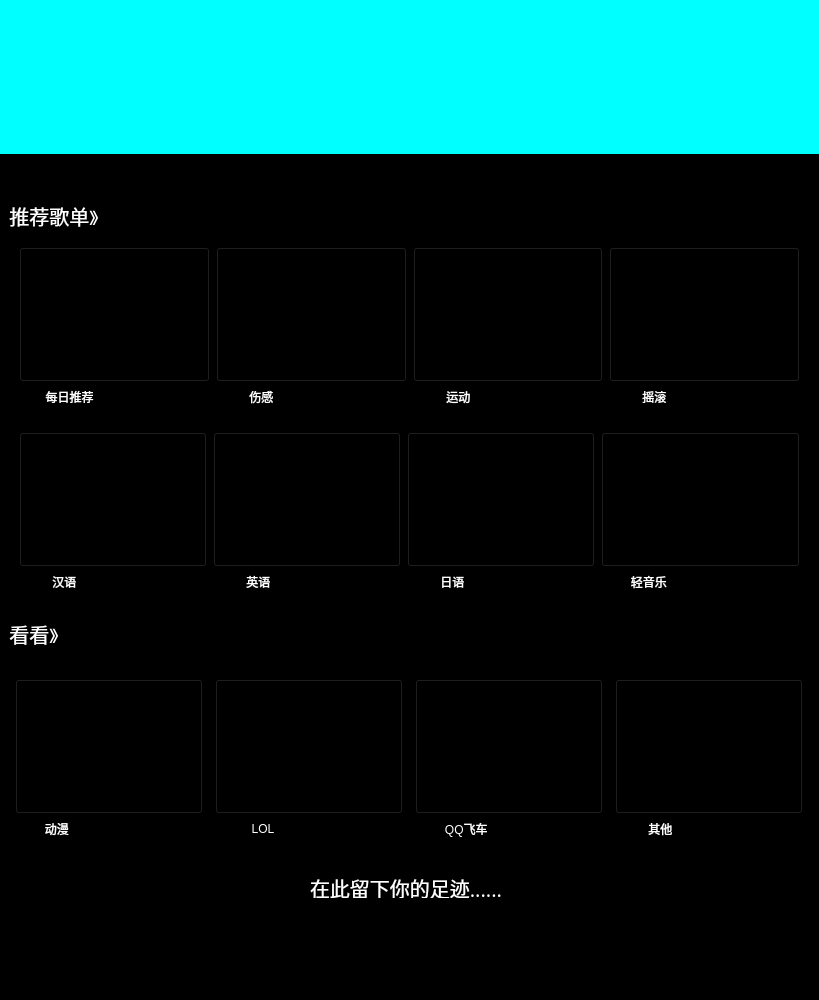
                 <widget class="QWidget" name="scrollAreaWidgetContents">
                  <property name="geometry">
                   <rect>
                    <x>0</x>
                    <y>0</y>
                    <width>819</width>
                    <height>1000</height>
                   </rect>
                  </property>
                  <property name="minimumSize">
                   <size>
                    <width>0</width>
                    <height>1000</height>
                   </size>
                  </property>
                  <property name="styleSheet">
                   <string notr="true">background-color: rgb(0, 0, 0);</string>
                  </property>
                  <layout class="QVBoxLayout" name="verticalLayout_2" stretch="1,0,0,1,0,1">
                   <property name="spacing">
                    <number>0</number>
                   </property>
                   <property name="leftMargin">
                    <number>0</number>
                   </property>
                   <property name="topMargin">
                    <number>0</number>
                   </property>
                   <property name="rightMargin">
                    <number>0</number>
                   </property>
                   <property name="bottomMargin">
                    <number>0</number>
                   </property>
                   <item>
                    <widget class="QStackedWidget" name="stackedWidget">
                     <property name="minimumSize">
                      <size>
                       <width>0</width>
                       <height>150</height>
                      </size>
                     </property>
                     <property name="styleSheet">
                      <string notr="true">background-color: rgb(0, 255, 255);</string>
                     </property>
                     <property name="currentIndex">
                      <number>1</number>
                     </property>
                     <widget class="QWidget" name="page_1">
                      <property name="styleSheet">
                       <string notr="true">#page_1
{
	background-image: url(:/background/background/1.jpg);
}</string>
                      </property>
                     </widget>
                     <widget class="QWidget" name="page_2">
                      <property name="styleSheet">
                       <string notr="true">#page_2
{
	border-image: url(:/background/background/2.jpg);
}</string>
                      </property>
                     </widget>
                     <widget class="QWidget" name="page_3">
                      <property name="styleSheet">
                       <string notr="true">#page_3
{
	
	border-image: url(:/background/background/3.jpg);
}</string>
                      </property>
                     </widget>
                     <widget class="QWidget" name="page_4">
                      <property name="styleSheet">
                       <string notr="true">#page_4
{
	border-image: url(:/background/background/4.jpg);
}</string>
                      </property>
                     </widget>
                    </widget>
                   </item>
                   <item>
                    <widget class="QWidget" name="widget" native="true">
                     <property name="minimumSize">
                      <size>
                       <width>0</width>
                       <height>20</height>
                      </size>
                     </property>
                     <property name="styleSheet">
                      <string notr="true">#widget
{
	background-color: rgb(0, 0, 0);
}

QRadioButton::indicator::checked
{
	border-image: url(:/pushbottom/pushubottom/circle2.png);
}

QRadioButton::indicator::unchecked
{
	border-image: url(:/pushbottom/pushubottom/circle.png);
}</string>
                     </property>
                     <layout class="QHBoxLayout" name="horizontalLayout_3">
                      <item>
                       <spacer name="horizontalSpacer">
                        <property name="orientation">
                         <enum>Qt::Horizontal</enum>
                        </property>
                        <property name="sizeHint" stdset="0">
                         <size>
                          <width>40</width>
                          <height>20</height>
                         </size>
                        </property>
                       </spacer>
                      </item>
                      <item>
                       <widget class="QRadioButton" name="radioButton">
                        <property name="text">
                         <string/>
                        </property>
                       </widget>
                      </item>
                      <item>
                       <widget class="QRadioButton" name="radioButton_2">
                        <property name="text">
                         <string/>
                        </property>
                       </widget>
                      </item>
                      <item>
                       <widget class="QRadioButton" name="radioButton_3">
                        <property name="text">
                         <string/>
                        </property>
                       </widget>
                      </item>
                      <item>
                       <widget class="QRadioButton" name="radioButton_4">
                        <property name="text">
                         <string/>
                        </property>
                       </widget>
                      </item>
                      <item>
                       <spacer name="horizontalSpacer_2">
                        <property name="orientation">
                         <enum>Qt::Horizontal</enum>
                        </property>
                        <property name="sizeHint" stdset="0">
                         <size>
                          <width>40</width>
                          <height>20</height>
                         </size>
                        </property>
                       </spacer>
                      </item>
                     </layout>
                    </widget>
                   </item>
                   <item>
                    <widget class="QWidget" name="widget_2" native="true">
                     <property name="styleSheet">
                      <string notr="true"/>
                     </property>
                     <layout class="QVBoxLayout" name="verticalLayout_3">
                      <item>
                       <layout class="QHBoxLayout" name="horizontalLayout_4">
                        <item>
                         <widget class="QPushButton" name="btn_1">
                          <property name="font">
                           <font>
                            <family>华文楷体</family>
                            <pointsize>15</pointsize>
                           </font>
                          </property>
                          <property name="styleSheet">
                           <string notr="true">#btn_1
{
	border:none;
	
	color: rgb(255, 255, 255);
}

#btn_1::hover
{
	font: 22px;
}</string>
                          </property>
                          <property name="text">
                           <string>推荐歌单》</string>
                          </property>
                         </widget>
                        </item>
                        <item>
                         <spacer name="horizontalSpacer_3">
                          <property name="orientation">
                           <enum>Qt::Horizontal</enum>
                          </property>
                          <property name="sizeHint" stdset="0">
                           <size>
                            <width>40</width>
                            <height>20</height>
                           </size>
                          </property>
                         </spacer>
                        </item>
                       </layout>
                      </item>
                      <item>
                       <widget class="QFrame" name="frame_5">
                        <property name="minimumSize">
                         <size>
                          <width>0</width>
                          <height>160</height>
                         </size>
                        </property>
                        <property name="styleSheet">
                         <string notr="true">QPushButton:hover
{
	margin:2px;
}</string>
                        </property>
                        <property name="frameShape">
                         <enum>QFrame::StyledPanel</enum>
                        </property>
                        <property name="frameShadow">
                         <enum>QFrame::Raised</enum>
                        </property>
                        <layout class="QGridLayout" name="gridLayout_2">
                         <item row="0" column="0">
                          <widget class="QPushButton" name="btn_5">
                           <property name="minimumSize">
                            <size>
                             <width>135</width>
                             <height>135</height>
                            </size>
                           </property>
                           <property name="styleSheet">
                            <string notr="true">border-image: url(:/background/background/5.jpg);</string>
                           </property>
                           <property name="text">
                            <string/>
                           </property>
                          </widget>
                         </item>
                         <item row="0" column="1">
                          <widget class="QPushButton" name="btn_6">
                           <property name="minimumSize">
                            <size>
                             <width>135</width>
                             <height>135</height>
                            </size>
                           </property>
                           <property name="styleSheet">
                            <string notr="true">border-image: url(:/background/background/6.jpg);</string>
                           </property>
                           <property name="text">
                            <string/>
                           </property>
                          </widget>
                         </item>
                         <item row="0" column="2">
                          <widget class="QPushButton" name="btn_7">
                           <property name="minimumSize">
                            <size>
                             <width>135</width>
                             <height>135</height>
                            </size>
                           </property>
                           <property name="styleSheet">
                            <string notr="true">border-image: url(:/background/background/7.jpg);</string>
                           </property>
                           <property name="text">
                            <string/>
                           </property>
                          </widget>
                         </item>
                         <item row="0" column="3">
                          <widget class="QPushButton" name="btn_8">
                           <property name="minimumSize">
                            <size>
                             <width>135</width>
                             <height>135</height>
                            </size>
                           </property>
                           <property name="styleSheet">
                            <string notr="true">border-image: url(:/background/background/8.jpg);</string>
                           </property>
                           <property name="text">
                            <string/>
                           </property>
                          </widget>
                         </item>
                         <item row="1" column="0">
                          <widget class="QLabel" name="label_2">
                           <property name="styleSheet">
                            <string notr="true">color: rgb(255, 255, 255);</string>
                           </property>
                           <property name="text">
                            <string>        每日推荐</string>
                           </property>
                          </widget>
                         </item>
                         <item row="1" column="1">
                          <widget class="QLabel" name="label_3">
                           <property name="styleSheet">
                            <string notr="true">color: rgb(255, 255, 255);</string>
                           </property>
                           <property name="text">
                            <string>          伤感</string>
                           </property>
                          </widget>
                         </item>
                         <item row="1" column="2">
                          <widget class="QLabel" name="label_4">
                           <property name="styleSheet">
                            <string notr="true">color: rgb(255, 255, 255);</string>
                           </property>
                           <property name="text">
                            <string>          运动</string>
                           </property>
                          </widget>
                         </item>
                         <item row="1" column="3">
                          <widget class="QLabel" name="label_5">
                           <property name="styleSheet">
                            <string notr="true">color: rgb(255, 255, 255);</string>
                           </property>
                           <property name="text">
                            <string>          摇滚</string>
                           </property>
                          </widget>
                         </item>
                        </layout>
                       </widget>
                      </item>
                      <item>
                       <widget class="QFrame" name="frame_7">
                        <property name="minimumSize">
                         <size>
                          <width>0</width>
                          <height>160</height>
                         </size>
                        </property>
                        <property name="styleSheet">
                         <string notr="true">QPushButton:hover
{
	margin:2px;
}</string>
                        </property>
                        <property name="frameShape">
                         <enum>QFrame::StyledPanel</enum>
                        </property>
                        <property name="frameShadow">
                         <enum>QFrame::Raised</enum>
                        </property>
                        <layout class="QGridLayout" name="gridLayout_3">
                         <item row="0" column="1">
                          <widget class="QPushButton" name="btn_10">
                           <property name="minimumSize">
                            <size>
                             <width>188</width>
                             <height>135</height>
                            </size>
                           </property>
                           <property name="maximumSize">
                            <size>
                             <width>188</width>
                             <height>16777215</height>
                            </size>
                           </property>
                           <property name="styleSheet">
                            <string notr="true">border-image: url(:/background/background/10.jpg);</string>
                           </property>
                           <property name="text">
                            <string/>
                           </property>
                          </widget>
                         </item>
                         <item row="0" column="0">
                          <widget class="QPushButton" name="btn_9">
                           <property name="minimumSize">
                            <size>
                             <width>188</width>
                             <height>135</height>
                            </size>
                           </property>
                           <property name="maximumSize">
                            <size>
                             <width>188</width>
                             <height>16777215</height>
                            </size>
                           </property>
                           <property name="styleSheet">
                            <string notr="true">border-image: url(:/background/background/9.png);</string>
                           </property>
                           <property name="text">
                            <string/>
                           </property>
                          </widget>
                         </item>
                         <item row="1" column="2">
                          <widget class="QLabel" name="label_8">
                           <property name="styleSheet">
                            <string notr="true">color: rgb(255, 255, 255);</string>
                           </property>
                           <property name="text">
                            <string>          日语</string>
                           </property>
                          </widget>
                         </item>
                         <item row="0" column="2">
                          <widget class="QPushButton" name="btn_11">
                           <property name="minimumSize">
                            <size>
                             <width>188</width>
                             <height>135</height>
                            </size>
                           </property>
                           <property name="maximumSize">
                            <size>
                             <width>188</width>
                             <height>16777215</height>
                            </size>
                           </property>
                           <property name="styleSheet">
                            <string notr="true">border-image: url(:/background/background/11.jpg);</string>
                           </property>
                           <property name="text">
                            <string/>
                           </property>
                          </widget>
                         </item>
                         <item row="0" column="3">
                          <widget class="QPushButton" name="btn_12">
                           <property name="minimumSize">
                            <size>
                             <width>188</width>
                             <height>135</height>
                            </size>
                           </property>
                           <property name="styleSheet">
                            <string notr="true">border-image: url(:/background/background/12.jpg);</string>
                           </property>
                           <property name="text">
                            <string/>
                           </property>
                          </widget>
                         </item>
                         <item row="1" column="1">
                          <widget class="QLabel" name="label_7">
                           <property name="styleSheet">
                            <string notr="true">color: rgb(255, 255, 255);</string>
                           </property>
                           <property name="text">
                            <string>          英语</string>
                           </property>
                          </widget>
                         </item>
                         <item row="1" column="3">
                          <widget class="QLabel" name="label_9">
                           <property name="styleSheet">
                            <string notr="true">color: rgb(255, 255, 255);</string>
                           </property>
                           <property name="text">
                            <string>         轻音乐</string>
                           </property>
                          </widget>
                         </item>
                         <item row="1" column="0">
                          <widget class="QLabel" name="label_6">
                           <property name="styleSheet">
                            <string notr="true">color: rgb(255, 255, 255);</string>
                           </property>
                           <property name="text">
                            <string>          汉语</string>
                           </property>
                          </widget>
                         </item>
                        </layout>
                       </widget>
                      </item>
                     </layout>
                    </widget>
                   </item>
                   <item>
                    <widget class="QWidget" name="widget_3" native="true">
                     <property name="maximumSize">
                      <size>
                       <width>16777215</width>
                       <height>60</height>
                      </size>
                     </property>
                     <property name="styleSheet">
                      <string notr="true"/>
                     </property>
                     <layout class="QVBoxLayout" name="verticalLayout_4">
                      <item>
                       <layout class="QHBoxLayout" name="horizontalLayout_5">
                        <item alignment="Qt::AlignTop">
                         <widget class="QPushButton" name="btn_2">
                          <property name="font">
                           <font>
                            <family>华文楷体</family>
                            <pointsize>15</pointsize>
                           </font>
                          </property>
                          <property name="styleSheet">
                           <string notr="true">#btn_2
{
	border:none;
	
	color: rgb(255, 255, 255);
}

#btn_2::hover
{
	font: 22px;
}</string>
                          </property>
                          <property name="text">
                           <string>看看》</string>
                          </property>
                         </widget>
                        </item>
                        <item>
                         <spacer name="horizontalSpacer_4">
                          <property name="orientation">
                           <enum>Qt::Horizontal</enum>
                          </property>
                          <property name="sizeHint" stdset="0">
                           <size>
                            <width>40</width>
                            <height>20</height>
                           </size>
                          </property>
                         </spacer>
                        </item>
                       </layout>
                      </item>
                     </layout>
                    </widget>
                   </item>
                   <item>
                    <widget class="QWidget" name="widget_4" native="true">
                     <property name="minimumSize">
                      <size>
                       <width>0</width>
                       <height>170</height>
                      </size>
                     </property>
                     <property name="styleSheet">
                      <string notr="true">QPushButton:hover
{
	margin:2px;
}</string>
                     </property>
                     <layout class="QGridLayout" name="gridLayout_4">
                      <item row="0" column="0">
                       <widget class="QPushButton" name="btn_13">
                        <property name="minimumSize">
                         <size>
                          <width>188</width>
                          <height>135</height>
                         </size>
                        </property>
                        <property name="maximumSize">
                         <size>
                          <width>188</width>
                          <height>16777215</height>
                         </size>
                        </property>
                        <property name="styleSheet">
                         <string notr="true">border-image: url(:/background/background/13.jpg);</string>
                        </property>
                        <property name="text">
                         <string/>
                        </property>
                       </widget>
                      </item>
                      <item row="0" column="1">
                       <widget class="QPushButton" name="btn_14">
                        <property name="minimumSize">
                         <size>
                          <width>188</width>
                          <height>135</height>
                         </size>
                        </property>
                        <property name="maximumSize">
                         <size>
                          <width>188</width>
                          <height>16777215</height>
                         </size>
                        </property>
                        <property name="styleSheet">
                         <string notr="true">border-image: url(:/background/background/14.jpg);</string>
                        </property>
                        <property name="text">
                         <string/>
                        </property>
                       </widget>
                      </item>
                      <item row="0" column="2">
                       <widget class="QPushButton" name="btn_15">
                        <property name="minimumSize">
                         <size>
                          <width>188</width>
                          <height>135</height>
                         </size>
                        </property>
                        <property name="maximumSize">
                         <size>
                          <width>188</width>
                          <height>16777215</height>
                         </size>
                        </property>
                        <property name="styleSheet">
                         <string notr="true">border-image: url(:/background/background/15.jpg);</string>
                        </property>
                        <property name="text">
                         <string/>
                        </property>
                       </widget>
                      </item>
                      <item row="0" column="3">
                       <widget class="QPushButton" name="btn_16">
                        <property name="minimumSize">
                         <size>
                          <width>188</width>
                          <height>135</height>
                         </size>
                        </property>
                        <property name="maximumSize">
                         <size>
                          <width>188</width>
                          <height>16777215</height>
                         </size>
                        </property>
                        <property name="styleSheet">
                         <string notr="true">border-image: url(:/background/background/16.jpg);</string>
                        </property>
                        <property name="text">
                         <string/>
                        </property>
                       </widget>
                      </item>
                      <item row="1" column="0">
                       <widget class="QLabel" name="label_11">
                        <property name="styleSheet">
                         <string notr="true">color: rgb(255, 255, 255);</string>
                        </property>
                        <property name="text">
                         <string>         动漫</string>
                        </property>
                       </widget>
                      </item>
                      <item row="1" column="1">
                       <widget class="QLabel" name="label_12">
                        <property name="styleSheet">
                         <string notr="true">color: rgb(255, 255, 255);</string>
                        </property>
                        <property name="text">
                         <string>           LOL</string>
                        </property>
                       </widget>
                      </item>
                      <item row="1" column="2">
                       <widget class="QLabel" name="label_13">
                        <property name="styleSheet">
                         <string notr="true">color: rgb(255, 255, 255);</string>
                        </property>
                        <property name="text">
                         <string>         QQ飞车</string>
                        </property>
                       </widget>
                      </item>
                      <item row="1" column="3">
                       <widget class="QLabel" name="label_14">
                        <property name="styleSheet">
                         <string notr="true">color: rgb(255, 255, 255);</string>
                        </property>
                        <property name="text">
                         <string>          其他</string>
                        </property>
                       </widget>
                      </item>
                     </layout>
                    </widget>
                   </item>
                   <item>
                    <widget class="QWidget" name="widget_5" native="true">
                     <property name="styleSheet">
                      <string notr="true"/>
                     </property>
                     <widget class="QLabel" name="label_10">
                      <property name="geometry">
                       <rect>
                        <x>310</x>
                        <y>30</y>
                        <width>211</width>
                        <height>21</height>
                       </rect>
                      </property>
                      <property name="font">
                       <font>
                        <family>华文楷体</family>
                        <pointsize>15</pointsize>
                        <weight>50</weight>
                        <italic>false</italic>
                        <bold>false</bold>
                       </font>
                      </property>
                      <property name="styleSheet">
                       <string notr="true">color: rgb(255, 255, 255);
font: 15pt &quot;华文楷体&quot;;</string>
                      </property>
                      <property name="text">
                       <string>在此留下你的足迹......</string>
                      </property>
                     </widget>
                    </widget>
                   </item>
                  </layout>
                 </widget>
